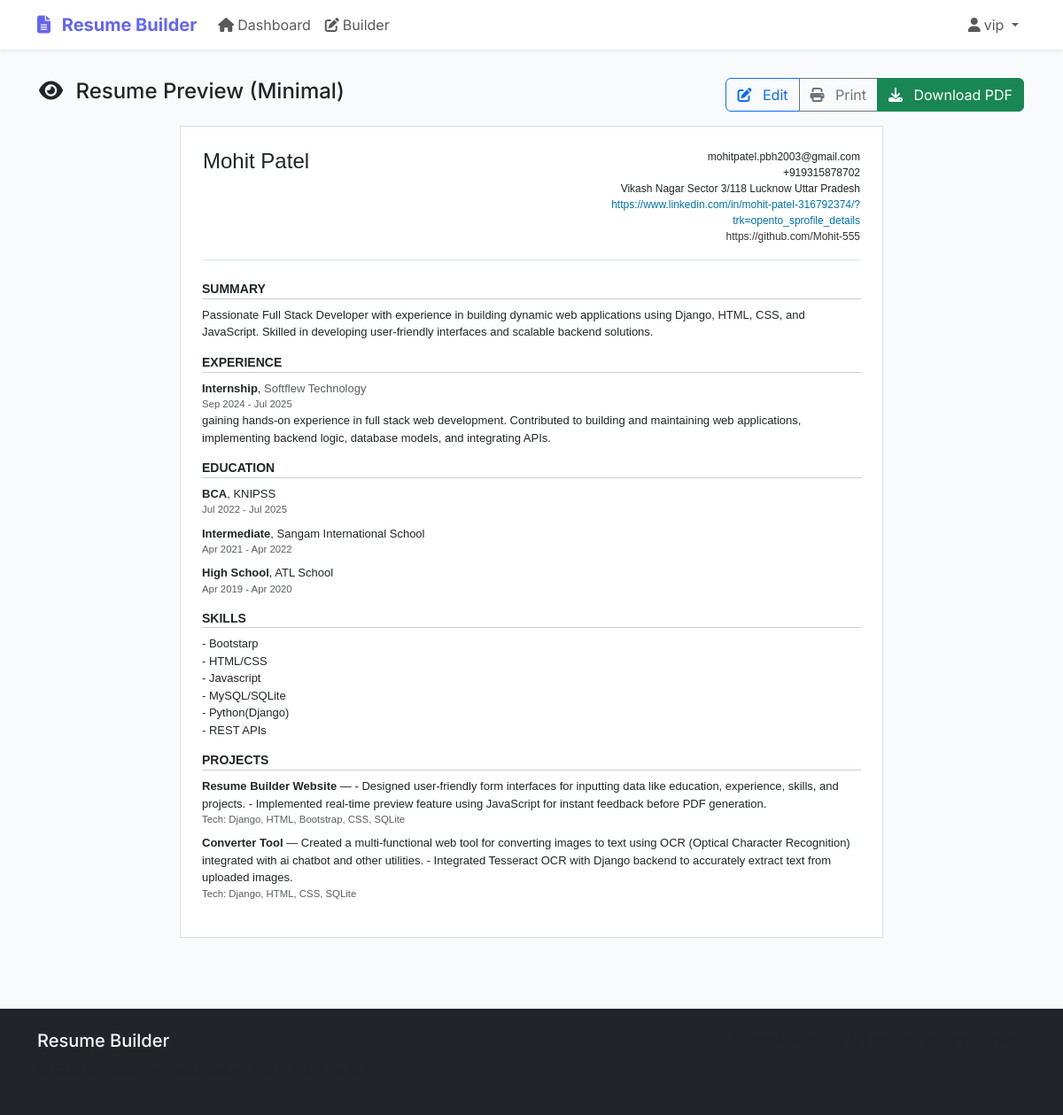
The page /preview/11/ (signed in) on the database its author committed.
### resume_builder_app/models.py (models this page shows, shortened)
class UserProfile(models.Model):
    user = models.OneToOneField(User, on_delete=models.CASCADE)
    phone = models.CharField(max_length=20, blank=True, null=True)
    address = models.TextField(blank=True, null=True)
    linkedin_url = models.URLField(blank=True, null=True)
    github_url = models.URLField(blank=True, null=True)
    website_url = models.URLField(blank=True, null=True)
    profile_picture = models.ImageField(upload_to='profile_pictures/', blank=True, null=True)
    created_at = models.DateTimeField(auto_now_add=True)
    updated_at = models.DateTimeField(auto_now=True)
    def __str__(self):
        return f"{self.user.username}'s Profile"

class Resume(models.Model):
    RESUME_TEMPLATES = [
        ('modern', 'Modern'),
        ('classic', 'Classic'),
        ('creative', 'Creative'),
        ('minimal', 'Minimal'),
    ]
    user = models.ForeignKey(User, on_delete=models.CASCADE)
    title = models.CharField(max_length=200)
    template = models.CharField(max_length=20, choices=RESUME_TEMPLATES, default='modern')
    summary = models.TextField(blank=True, null=True)
    ai_generated = models.BooleanField(default=False)
    created_at = models.DateTimeField(auto_now_add=True)
    updated_at = models.DateTimeField(auto_now=True)

class Experience(models.Model):
    resume = models.ForeignKey(Resume, on_delete=models.CASCADE, related_name='experiences')
    company = models.CharField(max_length=200)
    position = models.CharField(max_length=200)
    location = models.CharField(max_length=200, blank=True, null=True)
    start_date = models.DateField()
    end_date = models.DateField(blank=True, null=True)
    current = models.BooleanField(default=False)
    description = models.TextField()
    achievements = models.JSONField(default=list, blank=True)
    order = models.IntegerField(default=0)
    class Meta:
        ordering = ['-end_date', '-start_date']

class Education(models.Model):
    resume = models.ForeignKey(Resume, on_delete=models.CASCADE, related_name='educations')
    institution = models.CharField(max_length=200)
    degree = models.CharField(max_length=200)
    field_of_study = models.CharField(max_length=200)
    start_date = models.DateField()
    end_date = models.DateField(blank=True, null=True)
    current = models.BooleanField(default=False)
    gpa = models.DecimalField(max_digits=3, decimal_places=2, blank=True, null=True)
    description = models.TextField(blank=True, null=True)
    order = models.IntegerField(default=0)
    class Meta:
        ordering = ['-end_date', '-start_date']

class Skill(models.Model):
    resume = models.ForeignKey(Resume, on_delete=models.CASCADE, related_name='skills')
    name = models.CharField(max_length=100)
    category = models.CharField(max_length=100, blank=True, null=True)
    order = models.IntegerField(default=0)
    class Meta:
        ordering = ['category', 'order', 'name']

class Project(models.Model):
    resume = models.ForeignKey(Resume, on_delete=models.CASCADE, related_name='projects')
    title = models.CharField(max_length=200)
    description = models.TextField()
    technologies = models.JSONField(default=list, blank=True)
    github_url = models.URLField(blank=True, null=True)
    live_url = models.URLField(blank=True, null=True)
    start_date = models.DateField(blank=True, null=True)
    end_date = models.DateField(blank=True, null=True)
    current = models.BooleanField(default=False)
    order = models.IntegerField(default=0)
    class Meta:
        ordering = ['-end_date', '-start_date']

### resume_builder_app/views.py (the view)
# urls.py: path('preview/<int:resume_id>/', views.preview_resume, name='preview_resume'),
@login_required
def preview_resume(request, resume_id):
    resume = get_object_or_404(Resume, id=resume_id, user=request.user)
    template = request.GET.get('template', resume.template)
    try:
        user_profile = UserProfile.objects.get(user=request.user)
    except UserProfile.DoesNotExist:
        user_profile = None
    print(f"Resume ID: {resume.id}")
    print(f"Resume Title: {resume.title}")
    print(f"Resume Summary: {resume.summary}")
    print(f"Resume Template: {resume.template}")
    print(f"User: {request.user.first_name} {request.user.last_name}")
    print(f"User Profile: {user_profile}")
    print(f"Experiences: {resume.experiences.count()}")
    print(f"Education: {resume.educations.count()}")
    print(f"Skills: {resume.skills.count()}")
    print(f"Projects: {resume.projects.count()}")
    print(f"Certifications: {resume.certifications.count()}")
    context = {
        'resume': resume,
        'template': template,
        'user_profile': user_profile,
    }
    return render(request, f'resume_builder_app/preview_{template}.html', context)

### templates/resume_builder_app/preview_minimal.html (shortened to what this page needs)
{% extends 'base.html' %}
{% block content %}
<div class="container-fluid">
    <div class="row">
        <div class="col-12 d-flex justify-content-between align-items-center mb-3 print-hide">
            <h1 class="h4">
                <i class="fas fa-eye me-2"></i> Resume Preview (Minimal)
            </h1>
            <div class="btn-group">
                <a href="{% url 'resume_builder_edit' resume.id %}" class="btn btn-outline-primary">
                    <i class="fas fa-edit me-2"></i> Edit
                </a>
                <button class="btn btn-outline-secondary" onclick="window.print()">
                    <i class="fas fa-print me-2"></i> Print
                </button>
                <a href="{% url 'download_resume_pdf' resume.id %}" class="btn btn-success">
                    <i class="fas fa-download me-2"></i> Download PDF
                </a>
            </div>
        </div>
    </div>
    <div class="resume-wrapper p-4 mx-auto">
<div class="border-bottom pb-3 mb-4">
    <table style="width: 100%;">
        <tr>
            <td style="vertical-align: top; width: 60%;">
                <h1 style="font-size: 24px; margin: 0;">
                    {% if user.first_name or user.last_name %}
                        {{ user.first_name }} {{ user.last_name }}
                    {% elif user_profile.full_name %}
                        {{ user_profile.full_name }}
                    {% elif resume.full_name %}
                        {{ resume.full_name }}
                    {% else %}
                        Your Name
                    {% endif %}
                </h1>
            </td>
            <td style="text-align: right; font-size: 12px; vertical-align: top;">
                {% if user.email %}<div>{{ user.email }}</div>{% endif %}
                {% if user_profile.phone %}<div>{{ user_profile.phone }}</div>{% endif %}
                {% if user_profile.address %}<div>{{ user_profile.address }}</div>{% endif %}
                {% if user_profile.linkedin_url %}
                    <div>
                        <a href="{{ user_profile.linkedin_url }}" style="color: #0072b1; text-decoration: none;">{{ user_profile.linkedin_url }}</a>
                    </div>
                {% endif %}
                {% if user_profile.github_url %}
                    <div>
                        <a href="{{ user_profile.github_url }}" style="color: #333; text-decoration: none;">{{ user_profile.github_url }}</a>
                    </div>
                {% endif %}
            </td>
        </tr>
    </table>
</div>
        {% if resume.summary %}
        <div class="mb-3">
            <h5 class="section-title">Summary</h5>
            <p>{{ resume.summary }}</p>
        </div>
        {% endif %}
        {% if resume.experiences.all %}
        <div class="mb-3">
            <h5 class="section-title">Experience</h5>
            {% for experience in resume.experiences.all %}
            <div class="mb-2">
                <strong>{{ experience.position }}</strong>, <span class="text-muted">{{ experience.company }}</span>
                <div class="text-muted small">
                    {{ experience.start_date|date:"M Y" }} - {% if experience.current %}Present{% else %}{{ experience.end_date|date:"M Y" }}{% endif %}
                </div>
                {% if experience.description %}
                <p class="mb-1">{{ experience.description }}</p>
                {% endif %}
            </div>
            {% endfor %}
        </div>
        {% endif %}
        {% if resume.educations.all %}
        <div class="mb-3">
            <h5 class="section-title">Education</h5>
            {% for education in resume.educations.all %}
            <div class="mb-2">
                <strong>{{ education.degree }}</strong>, {{ education.institution }}
                <div class="text-muted small">
                    {{ education.start_date|date:"M Y" }} - {% if education.current %}Present{% else %}{{ education.end_date|date:"M Y" }}{% endif %}
                </div>
            </div>
            {% endfor %}
        </div>
        {% endif %}
        {% if resume.skills.all %}
        <ul class="list-unstyled mb-3">
            <h5 class="section-title">Skills</h5>
            {% for skill in resume.skills.all %}
            <li>- {{ skill.name }}</li>
            {% endfor %}
        </ul>
        {% endif %}
        {% if resume.projects.all %}
        <div class="mb-3">
            <h5 class="section-title">Projects</h5>
            {% for project in resume.projects.all %}
            <div class="mb-2">
                <strong>{{ project.title }}</strong>
                {% if project.description %} — {{ project.description }}{% endif %}
                {% if project.technologies %}
                    <div class="text-muted small">Tech: {{ project.technologies|join:", " }}</div>
                {% endif %}
            </div>
            {% endfor %}
        </div>
        {% endif %}
    </div>
</div>
{% endblock %}

### templates/base.html (shortened to what this page needs)
<!DOCTYPE html>
<html lang="en">
<head>
    <link href="https://cdn.jsdelivr.net/npm/bootstrap@5.3.0/dist/css/bootstrap.min.css" rel="stylesheet">
    <link rel="stylesheet" href="https://cdnjs.cloudflare.com/ajax/libs/font-awesome/6.4.0/css/all.min.css">
</head>
<body>
    <nav class="navbar navbar-expand-lg navbar-light bg-white shadow-sm">
        <div class="container">
            <a class="navbar-brand" href="{% url 'dashboard' %}">
                <i class="fas fa-file-alt me-2"></i>
                Resume Builder
            </a>
            <div class="collapse navbar-collapse" id="navbarNav">
                <ul class="navbar-nav me-auto">
                    {% if user.is_authenticated %}
                    <li class="nav-item">
                        <a class="nav-link" href="{% url 'dashboard' %}">
                            <i class="fas fa-home me-1"></i>Dashboard
                        </a>
                    </li>
                    <li class="nav-item">
                        <a class="nav-link" href="{% url 'resume_builder' %}">
                            <i class="fas fa-edit me-1"></i>Builder
                        </a>
                    </li>
                    {% endif %}
                </ul>
                <ul class="navbar-nav">
                    {% if user.is_authenticated %}
                    <li class="nav-item dropdown">
                        <a class="nav-link dropdown-toggle" href="#" id="navbarDropdown" role="button" data-bs-toggle="dropdown">
                            <i class="fas fa-user me-1"></i>{{ user.username }}
                        </a>
                    </li>
                    {% endif %}
                </ul>
            </div>
        </div>
    </nav>
    <main class="main-content">
        {% block content %}{% endblock %}
    </main>
    <footer class="bg-dark text-light py-4 mt-5">
        <div class="container">
            <div class="row">
                <div class="col-md-6">
                    <h5>Resume Builder</h5>
                    <p class="text-muted">Create professional resumes with our intuitive builder</p>
                </div>
                <div class="col-md-6 text-md-end">
                    <p class="text-muted">&copy; 2024 Resume Builder. All rights reserved.</p>
                </div>
            </div>
        </div>
    </footer>
</body>
</html>

### templates/base.html (style rules this page uses)
:root { --primary-color: #6366f1; --secondary-color: #8b5cf6; --success-color: #10b981; --warning-color: #f59e0b; --danger-color: #ef4444; --dark-color: #1f2937; --light-color: #f9fafb; }
body { font-family: 'Inter', sans-serif; background-color: #f8fafc; }
.navbar-brand { font-weight: 700; color: var(--primary-color) !important; }
.main-content { padding: 2rem; }

### templates/resume_builder_app/preview_minimal.html (style rules this page uses)
.resume-wrapper { max-width: 794px; background: white; border: 1px solid #ddd; font-family: Arial, sans-serif; font-size: 13px; line-height: 1.5; }
.section-title { font-size: 14px; font-weight: bold; text-transform: uppercase; border-bottom: 1px solid #ccc; padding-bottom: 2px; margin-bottom: 8px; }

### rows shown on the page
UserProfile: phone "+919315878702", address "Vikash Nagar Sector 3/118 Lucknow Uttar Pradesh", linkedin_url "https://www.linkedin.com/in/mohit-patel-316792374/?trk=opento_sprofile_details", github_url "https://github.com/Mohit-555"
Resume: summary "Passionate Full Stack Developer with experience in building dynamic web applications using Django, HTML, CSS, and JavaScript. Skilled in developing user-friendly interfaces and scalable backend solutions."
Experience: position "Internship", company "Softflew Technology", start_date "Sep 2024", end_date "Jul 2025", description "gaining hands-on experience in full stack web development. Contributed to building and maintaining web applications, implementing backend logic, database models, and integrating APIs."
Education: degree "BCA", institution "KNIPSS", start_date "Jul 2022", end_date "Jul 2025"
Education: degree "Intermediate", institution "Sangam International School", start_date "Apr 2021", end_date "Apr 2022"
Education: degree "High School", institution "ATL School", start_date "Apr 2019", end_date "Apr 2020"
Skill: name "Bootstarp"
Skill: name "HTML/CSS"
Skill: name "Javascript"
Skill: name "MySQL/SQLite"
Skill: name "Python(Django)"
Skill: name "REST APIs"
Project: title "Resume Builder Website", description "- Designed user-friendly form interfaces for inputting data like education, experience, skills, and projects. - Implemented real-time preview feature using JavaScript for instant feedback before PDF generation.", technologies "Django, HTML, Bootstrap, CSS, SQLite"
Project: title "Converter Tool", description "Created a multi-functional web tool for converting images to text using OCR (Optical Character Recognition) integrated with ai chatbot and other utilities. - Integrated Tesseract OCR with Django backend to accurately extract text from uploaded images.", technologies "Django, HTML, CSS, SQLite"

### other values the page prints
{{ user.username }} "vip"
{{ user.first_name }} "Mohit"
{{ user.last_name }} "Patel"
{{ user.email }} "mohitpatel.pbh2003@gmail.com"
